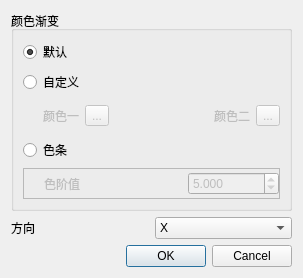
<?xml version="1.0" encoding="UTF-8"?>
<ui version="4.0">
 <class>ColorGradientDialog</class>
 <widget class="QDialog" name="ColorGradientDialog">
  <property name="geometry">
   <rect>
    <x>0</x>
    <y>0</y>
    <width>303</width>
    <height>278</height>
   </rect>
  </property>
  <property name="windowTitle">
   <string>渲染</string>
  </property>
  <layout class="QVBoxLayout" name="verticalLayout_2">
   <item>
    <widget class="QGroupBox" name="groupBox">
     <property name="title">
      <string>颜色渐变</string>
     </property>
     <layout class="QVBoxLayout" name="verticalLayout">
      <item>
       <widget class="QRadioButton" name="defaultRampRadioButton">
        <property name="text">
         <string>默认</string>
        </property>
        <property name="checked">
         <bool>true</bool>
        </property>
       </widget>
      </item>
      <item>
       <widget class="QRadioButton" name="customRampRadioButton">
        <property name="text">
         <string>自定义</string>
        </property>
       </widget>
      </item>
      <item>
       <widget class="QFrame" name="customRampFrame">
        <property name="enabled">
         <bool>false</bool>
        </property>
        <layout class="QHBoxLayout">
         <property name="leftMargin">
          <number>20</number>
         </property>
         <property name="topMargin">
          <number>0</number>
         </property>
         <property name="rightMargin">
          <number>0</number>
         </property>
         <property name="bottomMargin">
          <number>0</number>
         </property>
         <item>
          <widget class="QLabel" name="label">
           <property name="text">
            <string>颜色一</string>
           </property>
          </widget>
         </item>
         <item>
          <widget class="QToolButton" name="firstColorButton">
           <property name="text">
            <string notr="true">...</string>
           </property>
          </widget>
         </item>
         <item>
          <spacer>
           <property name="orientation">
            <enum>Qt::Horizontal</enum>
           </property>
           <property name="sizeHint" stdset="0">
            <size>
             <width>40</width>
             <height>20</height>
            </size>
           </property>
          </spacer>
         </item>
         <item>
          <widget class="QLabel" name="label_2">
           <property name="text">
            <string>颜色二</string>
           </property>
          </widget>
         </item>
         <item>
          <widget class="QToolButton" name="secondColorButton">
           <property name="text">
            <string notr="true">...</string>
           </property>
          </widget>
         </item>
        </layout>
       </widget>
      </item>
      <item>
       <widget class="QRadioButton" name="bandingRadioButton">
        <property name="text">
         <string>色条</string>
        </property>
       </widget>
      </item>
      <item>
       <widget class="QFrame" name="bandingFrame">
        <property name="enabled">
         <bool>false</bool>
        </property>
        <property name="frameShape">
         <enum>QFrame::StyledPanel</enum>
        </property>
        <property name="frameShadow">
         <enum>QFrame::Raised</enum>
        </property>
        <layout class="QHBoxLayout" name="horizontalLayout">
         <property name="leftMargin">
          <number>20</number>
         </property>
         <property name="topMargin">
          <number>0</number>
         </property>
         <property name="rightMargin">
          <number>0</number>
         </property>
         <property name="bottomMargin">
          <number>0</number>
         </property>
         <item>
          <widget class="QLabel" name="label_4">
           <property name="text">
            <string>色阶值</string>
           </property>
          </widget>
         </item>
         <item>
          <spacer name="horizontalSpacer">
           <property name="orientation">
            <enum>Qt::Horizontal</enum>
           </property>
           <property name="sizeHint" stdset="0">
            <size>
             <width>40</width>
             <height>20</height>
            </size>
           </property>
          </spacer>
         </item>
         <item>
          <widget class="QDoubleSpinBox" name="bandingFreqSpinBox">
           <property name="decimals">
            <number>3</number>
           </property>
           <property name="minimum">
            <double>0.000000000000000</double>
           </property>
           <property name="maximum">
            <double>10000000.000000000000000</double>
           </property>
           <property name="value">
            <double>5.000000000000000</double>
           </property>
          </widget>
         </item>
        </layout>
       </widget>
      </item>
     </layout>
    </widget>
   </item>
   <item>
    <layout class="QHBoxLayout">
     <item>
      <widget class="QLabel" name="label_3">
       <property name="text">
        <string>方向</string>
       </property>
      </widget>
     </item>
     <item>
      <widget class="QComboBox" name="directionComboBox">
       <property name="currentIndex">
        <number>0</number>
       </property>
       <item>
        <property name="text">
         <string notr="true">X</string>
        </property>
       </item>
       <item>
        <property name="text">
         <string notr="true">Y</string>
        </property>
       </item>
       <item>
        <property name="text">
         <string notr="true">Z</string>
        </property>
       </item>
      </widget>
     </item>
    </layout>
   </item>
   <item>
    <layout class="QHBoxLayout">
     <item>
      <spacer>
       <property name="orientation">
        <enum>Qt::Horizontal</enum>
       </property>
       <property name="sizeHint" stdset="0">
        <size>
         <width>40</width>
         <height>20</height>
        </size>
       </property>
      </spacer>
     </item>
     <item>
      <widget class="QDialogButtonBox" name="buttonBox">
       <property name="orientation">
        <enum>Qt::Horizontal</enum>
       </property>
       <property name="standardButtons">
        <set>QDialogButtonBox::Cancel|QDialogButtonBox::Ok</set>
       </property>
      </widget>
     </item>
    </layout>
   </item>
  </layout>
 </widget>
 <resources/>
 <connections>
  <connection>
   <sender>buttonBox</sender>
   <signal>accepted()</signal>
   <receiver>ColorGradientDialog</receiver>
   <slot>accept()</slot>
   <hints>
    <hint type="sourcelabel">
     <x>248</x>
     <y>254</y>
    </hint>
    <hint type="destinationlabel">
     <x>157</x>
     <y>274</y>
    </hint>
   </hints>
  </connection>
  <connection>
   <sender>buttonBox</sender>
   <signal>rejected()</signal>
   <receiver>ColorGradientDialog</receiver>
   <slot>reject()</slot>
   <hints>
    <hint type="sourcelabel">
     <x>316</x>
     <y>260</y>
    </hint>
    <hint type="destinationlabel">
     <x>286</x>
     <y>274</y>
    </hint>
   </hints>
  </connection>
  <connection>
   <sender>bandingRadioButton</sender>
   <signal>toggled(bool)</signal>
   <receiver>bandingFrame</receiver>
   <slot>setEnabled(bool)</slot>
   <hints>
    <hint type="sourcelabel">
     <x>100</x>
     <y>308</y>
    </hint>
    <hint type="destinationlabel">
     <x>181</x>
     <y>369</y>
    </hint>
   </hints>
  </connection>
  <connection>
   <sender>customRampRadioButton</sender>
   <signal>toggled(bool)</signal>
   <receiver>customRampFrame</receiver>
   <slot>setEnabled(bool)</slot>
   <hints>
    <hint type="sourcelabel">
     <x>90</x>
     <y>250</y>
    </hint>
    <hint type="destinationlabel">
     <x>171</x>
     <y>279</y>
    </hint>
   </hints>
  </connection>
 </connections>
</ui>
